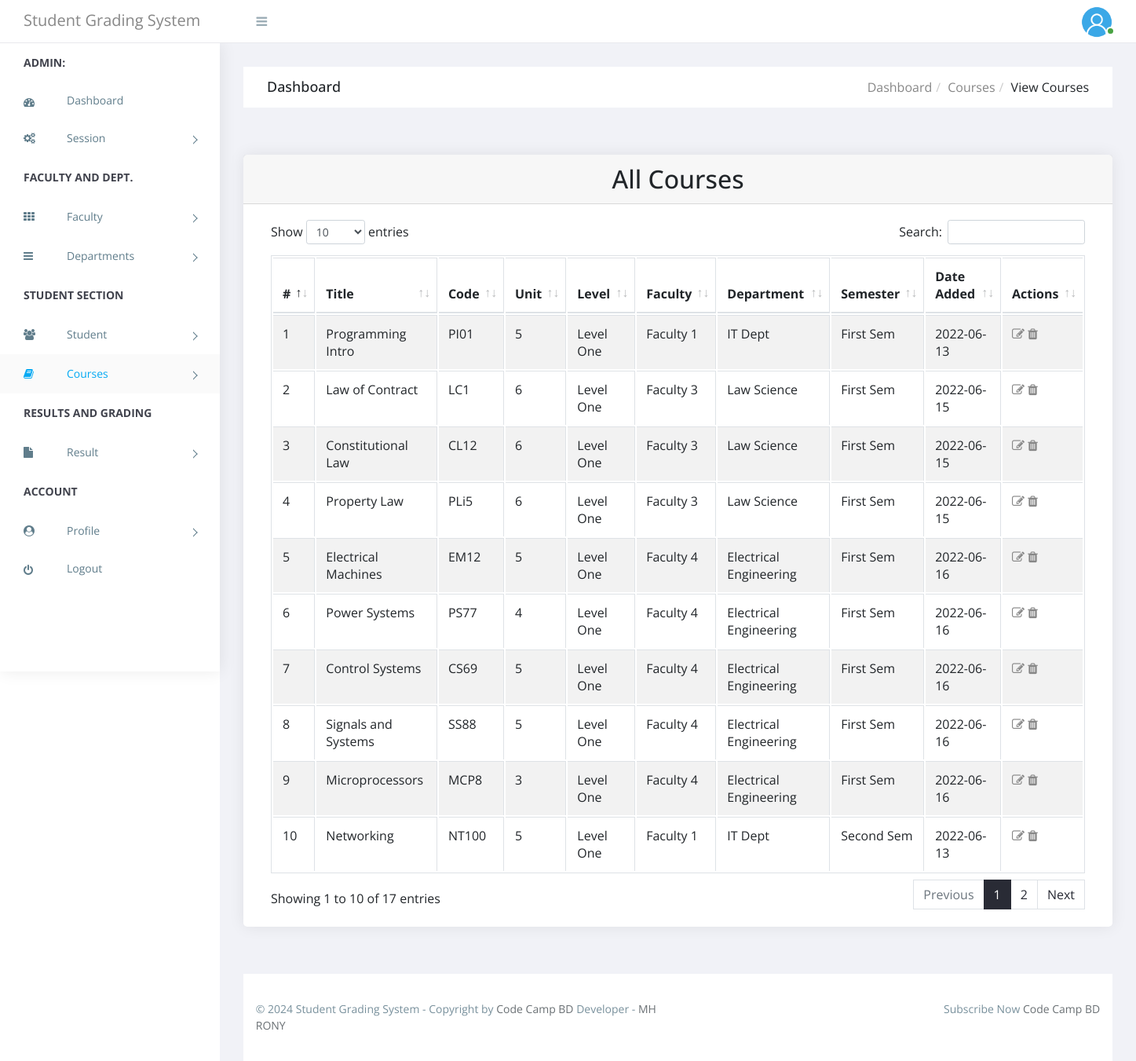
/School-Guide-Management-System-in-PHP/superAdmin/viewCourses.php, run on the app's committed database.
### tables this page shows
CREATE TABLE `tblcourse` (
  `Id` int(11) NOT NULL,
  `courseTitle` varchar(255) NOT NULL,
  `courseCode` varchar(255) NOT NULL,
  `courseUnit` int(10) NOT NULL,
  `facultyId` varchar(255) NOT NULL,
  `departmentId` varchar(255) NOT NULL,
  `levelId` varchar(10) NOT NULL,
  `semesterId` varchar(20) NOT NULL,
  `dateAdded` varchar(50) NOT NULL
);

CREATE TABLE `tbllevel` (
  `Id` int(20) NOT NULL,
  `levelName` varchar(255) NOT NULL
);

CREATE TABLE `tblfaculty` (
  `Id` int(20) NOT NULL,
  `facultyName` varchar(255) NOT NULL,
  `dateCreated` varchar(255) NOT NULL
);

CREATE TABLE `tbldepartment` (
  `Id` int(20) NOT NULL,
  `departmentName` varchar(255) NOT NULL,
  `facultyId` int(20) NOT NULL,
  `dateCreated` varchar(255) NOT NULL
);

CREATE TABLE `tblsemester` (
  `Id` int(20) NOT NULL,
  `semesterName` varchar(20) NOT NULL
);

### School-Guide-Management-System-in-PHP/superAdmin/viewCourses.php (the view, shortened to what this page needs)
<?php
    include('../includes/session.php');
  ?>
<!doctype html>
 <html class="no-js" lang="">
<head>
    <link rel="stylesheet" href="https://cdn.jsdelivr.net/npm/normalize.css@8.0.0/normalize.min.css">
    <link rel="stylesheet" href="https://cdn.jsdelivr.net/npm/bootstrap@4.1.3/dist/css/bootstrap.min.css">
    <link rel="stylesheet" href="https://cdn.jsdelivr.net/npm/font-awesome@4.7.0/css/font-awesome.min.css">
    <link rel="stylesheet" href="https://cdn.jsdelivr.net/gh/lykmapipo/themify-icons@0.1.2/css/themify-icons.css">
    <link rel="stylesheet" href="https://cdn.jsdelivr.net/npm/pixeden-stroke-7-icon@1.2.3/pe-icon-7-stroke/dist/pe-icon-7-stroke.min.css">
    <link rel="stylesheet" href="https://cdnjs.cloudflare.com/ajax/libs/flag-icon-css/3.2.0/css/flag-icon.min.css">
    <link rel="stylesheet" href="../assets/css/cs-skin-elastic.css">
    <link rel="stylesheet" href="../assets/css/lib/datatable/dataTables.bootstrap.min.css">
    <link rel="stylesheet" href="../assets/css/style2.css">
</head>
<body>
    <?php $page="courses"; include 'includes/leftMenu.php';?>
    <div id="right-panel" class="right-panel">
            <?php include 'includes/header.php';?>
        <div class="breadcrumbs">
            <div class="breadcrumbs-inner">
                <div class="row m-0">
                    <div class="col-sm-4">
                        <div class="page-header float-left">
                            <div class="page-title">
                                <h1>Dashboard</h1>
                            </div>
                        </div>
                    </div>
                    <div class="col-sm-8">
                        <div class="page-header float-right">
                            <div class="page-title">
                                <ol class="breadcrumb text-right">
                                    <li><a href="#">Dashboard</a></li>
                                    <li><a href="#">Courses</a></li>
                                    <li class="active">View Courses</li>
                                </ol>
                            </div>
                        </div>
                    </div>
                </div>
            </div>
        </div>
        <div class="content">
            <div class="animated fadeIn">
                <div class="row">
                    <div class="col-lg-12">
                    </div>
                    <div class="col-md-12">
                        <div class="card">
                            <div class="card-header">
                                <strong class="card-title"><h2 align="center">All Courses</h2></strong>
                            </div>
                            <div class="card-body">
                                <table id="bootstrap-data-table" class="table table-hover table-striped table-bordered">
                                    <thead>
                                        <tr>
                                            <th>#</th>
                                            <th>Title</th>
                                            <th>Code</th>
                                            <th>Unit</th>
                                            <th>Level</th>
                                            <th>Faculty</th>
                                            <th>Department</th>
                                             <th>Semester</th>
                                            <th>Date Added</th>
                                            <th>Actions</th>
                                        </tr>
                                    </thead>
                                    <tbody>
                            <?php
                $ret=mysqli_query($con,"SELECT tblcourse.courseCode,tblcourse.courseTitle,tblcourse.dateAdded,
                tblcourse.courseUnit,tbllevel.levelName,tblfaculty.facultyName,tbldepartment.departmentName,tblsemester.semesterName
                from tblcourse
                INNER JOIN tbllevel ON tbllevel.Id = tblcourse.levelId
                INNER JOIN tblsemester ON tblsemester.Id = tblcourse.semesterId
                INNER JOIN tblfaculty ON tblfaculty.Id = tblcourse.facultyId
                INNER JOIN tbldepartment ON tbldepartment.Id = tblcourse.departmentId");
                $cnt=1;
                while ($row=mysqli_fetch_array($ret)) {
                            ?>
                <tr>
                <td><?php echo $cnt;?></td>
                <td><?php  echo $row['courseTitle'];?></td>
                <td><?php  echo $row['courseCode'];?></td>
                <td><?php  echo $row['courseUnit'];?></td>
                <td><?php  echo $row['levelName'];?></td>
                <td><?php  echo $row['facultyName'];?></td>
                <td><?php  echo $row['departmentName'];?></td>
                <td><?php  echo $row['semesterName'];?></td>
                <td><?php  echo $row['dateAdded'];?></td>
                <td><a href="editCourses.php?editCourseId=<?php echo $row['courseCode'];?>" title="Edit Details"><i class="fa fa-edit fa-1x"></i></a>
                <a onclick="return confirm('Are you sure you want to delete?')" href="deleteCourse.php?delid=<?php echo $row['courseCode'];?>" title="Delete Course"><i class="fa fa-trash fa-1x"></i></a></td>
                </tr>
                <?php
                $cnt=$cnt+1;
                }?>
                                    </tbody>
                                </table>
                            </div>
                        </div>
                    </div>
            </div>
        </div>
    </div>
        <?php include 'includes/footer.php';?>
</div>
</body>
</html>

### School-Guide-Management-System-in-PHP/assets/css/style2.css (style rules this page uses)
body { display: table; font-family: "Open Sans", sans-serif; font-size: 16px; width: 100%; }
a, button { text-decoration: none; outline: none !important; color: #878787; -webkit-transition: all 0.25s ease; transition: all 0.25s ease; }
h1, h2, h3, h4, h5, h6 { margin: 0; }
ul, ol { padding-left: 0; }
.right-panel { background: #f1f2f7; margin-left: 280px; margin-top: 55px; }
.right-panel .breadcrumbs { float: left; margin-top: 30px; padding: 0 1.875em; width: 100%; }
.right-panel .breadcrumbs .breadcrumbs-inner { background-color: #fff; }
.right-panel .page-header { min-height: 50px; margin: 0px; padding: 0px 15px; background: #ffffff; border-bottom: 0px; }
.right-panel .page-header h1 { font-size: 18px; padding: 15px 0; }
.right-panel .page-header .breadcrumb { margin: 0px; padding: 13.5px 0; background: #fff; text-transform: capitalize; }
.right-panel .page-header .breadcrumb > li + li:before { padding: 0 5px; color: #ccc; content: "/\00a0"; }
.content { float: left; padding: 1.875em; width: 100%; }
.card { margin-bottom: 1.875em; border-radius: 5px; padding: 0; border: 0px solid transparent; -webkit-box-shadow: 0 0 20px rgba(0, 0, 0, 0.08); box-shadow: 0 0 20px rgba(0, 0, 0, 0.08); }
.card .card-body { float: left; padding: 1.25em; position: relative; width: 100%; }

### data on the page
tblcourse: courseTitle "Programming Intro", courseCode "PI01", courseUnit "5", levelId.levelName "Level One", facultyId.facultyName "Faculty 1", departmentId.departmentName "IT Dept", semesterId.semesterName "First Sem", dateAdded "2022-06-13"
tblcourse: courseTitle "Law of Contract", courseCode "LC1", courseUnit "6", levelId.levelName "Level One", facultyId.facultyName "Faculty 3", departmentId.departmentName "Law Science", semesterId.semesterName "First Sem", dateAdded "2022-06-15"
tblcourse: courseTitle "Constitutional Law", courseCode "CL12", courseUnit "6", levelId.levelName "Level One", facultyId.facultyName "Faculty 3", departmentId.departmentName "Law Science", semesterId.semesterName "First Sem", dateAdded "2022-06-15"
tblcourse: courseTitle "Property Law", courseCode "PLi5", courseUnit "6", levelId.levelName "Level One", facultyId.facultyName "Faculty 3", departmentId.departmentName "Law Science", semesterId.semesterName "First Sem", dateAdded "2022-06-15"
tblcourse: courseTitle "Electrical Machines", courseCode "EM12", courseUnit "5", levelId.levelName "Level One", facultyId.facultyName "Faculty 4", departmentId.departmentName "Electrical Engineering", semesterId.semesterName "First Sem", dateAdded "2022-06-16"
tblcourse: courseTitle "Power Systems", courseCode "PS77", courseUnit "4", levelId.levelName "Level One", facultyId.facultyName "Faculty 4", departmentId.departmentName "Electrical Engineering", semesterId.semesterName "First Sem", dateAdded "2022-06-16"
tblcourse: courseTitle "Control Systems", courseCode "CS69", courseUnit "5", levelId.levelName "Level One", facultyId.facultyName "Faculty 4", departmentId.departmentName "Electrical Engineering", semesterId.semesterName "First Sem", dateAdded "2022-06-16"
tblcourse: courseTitle "Signals and Systems", courseCode "SS88", courseUnit "5", levelId.levelName "Level One", facultyId.facultyName "Faculty 4", departmentId.departmentName "Electrical Engineering", semesterId.semesterName "First Sem", dateAdded "2022-06-16"
tblcourse: courseTitle "Microprocessors", courseCode "MCP8", courseUnit "3", levelId.levelName "Level One", facultyId.facultyName "Faculty 4", departmentId.departmentName "Electrical Engineering", semesterId.semesterName "First Sem", dateAdded "2022-06-16"
tblcourse: courseTitle "Networking", courseCode "NT100", courseUnit "5", levelId.levelName "Level One", facultyId.facultyName "Faculty 1", departmentId.departmentName "IT Dept", semesterId.semesterName "Second Sem", dateAdded "2022-06-13"
